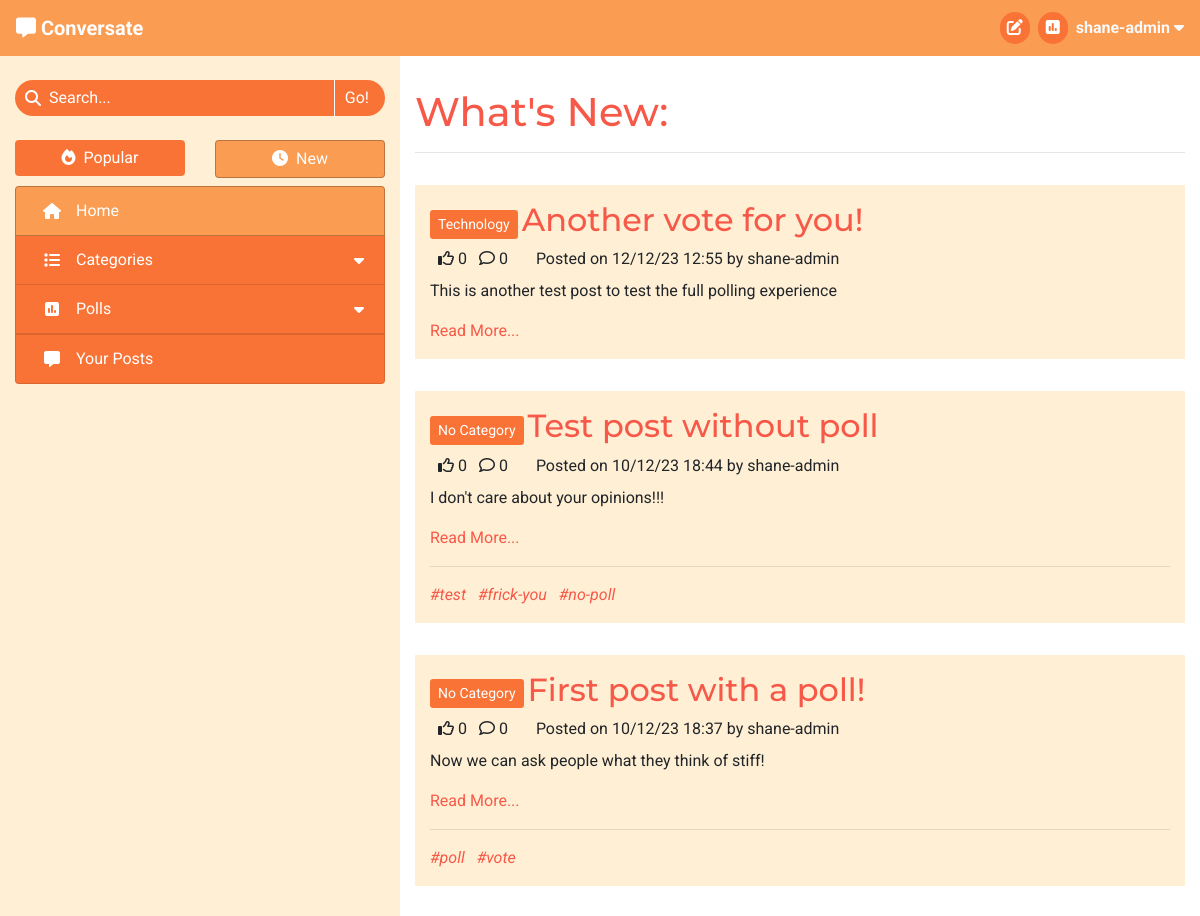
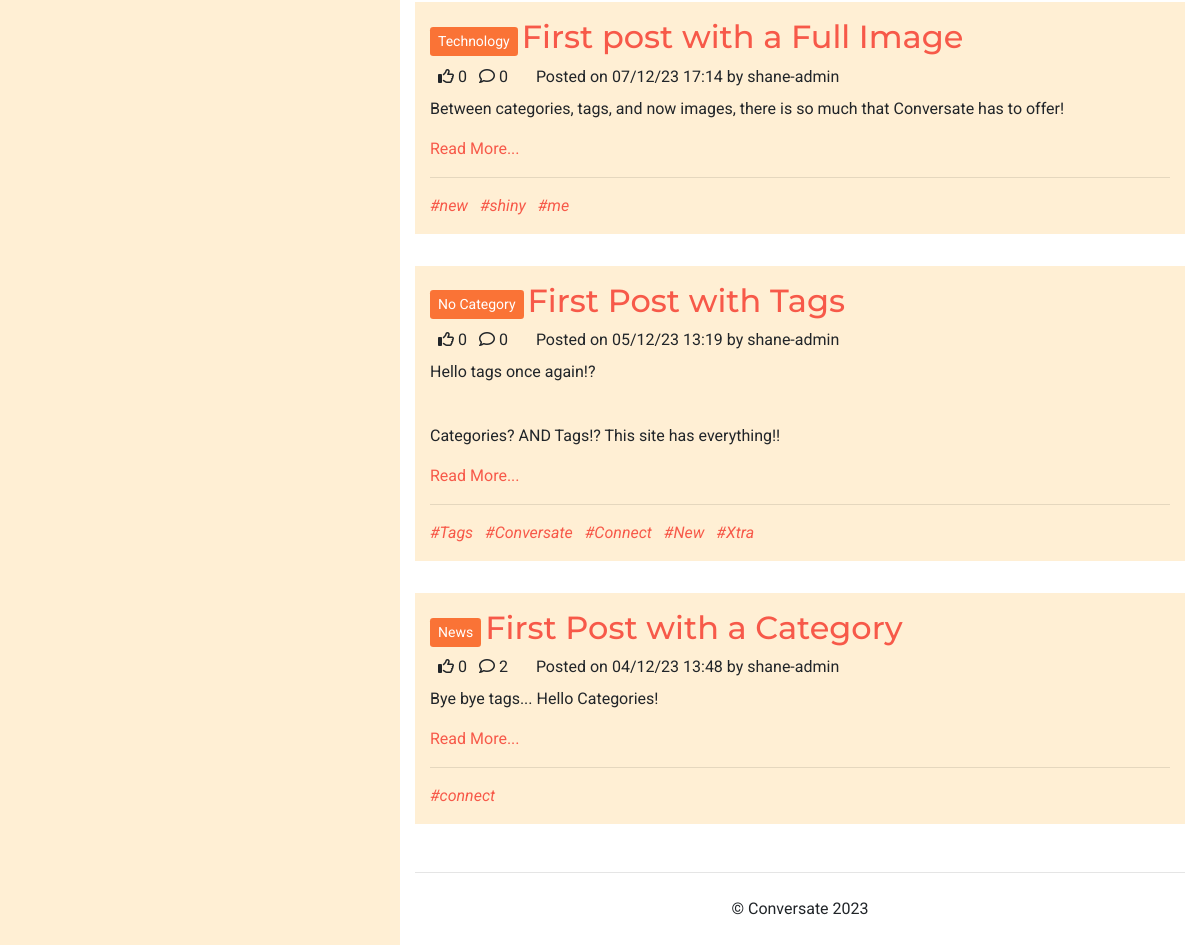
The app's page / (signed in) with its own data (2 pictures, top to bottom).
### forum/models.py (models this page shows, shortened)
class Post(models.Model):
    title = models.CharField(max_length=100)
    slug = models.SlugField(max_length=100, unique=True)
    category = models.ForeignKey(Category, on_delete=models.CASCADE,
                                 related_name='tagged_posts')
    image = CloudinaryField('image', blank=True)
    image_position = models.IntegerField(blank=True, null=True)
    posted_by = models.ForeignKey(User, on_delete=models.CASCADE,
                                  related_name='added_posts')
    posted_on = models.DateTimeField(auto_now_add=True)
    content = models.TextField()
    tags = models.CharField(max_length=200, blank=True)
    edited = models.BooleanField(default=False)
    likes = models.ManyToManyField(User, related_name='post_likes', blank=True)
    approved = models.BooleanField(default=False)
    class Meta:
        ordering = ['-posted_on']
    def number_of_likes(self):
        return self.likes.count()
    def number_of_comments(self):
        return self.comments.count()
    def tag_list(self):
        tags_separate = self.tags.split('#')
        tags_separate.pop(0)
        return tags_separate

class Category(models.Model):
    name = models.CharField(max_length=30, unique=True)
    slug = models.SlugField(max_length=30, unique=True)
    icon = models.CharField(max_length=30, default="fa-tag")
    def __str__(self):
        return self.name
    def number_of_posts(self):
        return self.tagged_posts.count()

### forum/views.py (the view)
# urls.py: path('', views.ListPosts.as_view(), name='home'),
class ListPosts(View):
    def get(self, request):
        if not request.user.is_authenticated:
            return redirect('/accounts/login')
        posts = Post.objects.all()
        context = get_post_list_context(request, posts)
        user_profile = get_profile(request.user)
        if user_profile.sort_by_new:
            context['heading'] = "What's New"
        else:
            context['heading'] = "What's Trending"
        context['selected_tab'] = 'Home'
        return render(
            request,
            'post_list.html',
            context,
        )

### forum/core/categories.py (called while the page is built)
def get_top_categories(limit=CATEGORY_COLLAPSIBLE_LIMIT):
    categories = list(Category.objects
                      .annotate(num_posts=Count('tagged_posts'))
                      .filter(num_posts__gt=0)
                      .order_by('-num_posts'))
    num_categories = len(categories)
    category_none = Category.objects.get(slug='none')
    if category_none in categories:
        categories.remove(category_none)
    return {
        'num_categories': num_categories,
        'top_categories': categories[:limit],
        'has_more_categories': (len(categories) > limit)
    }

### forum/core/content.py (called while the page is built)
def get_base_context(request):
    context = get_top_categories()
    context['disable_sort'] = True
    return context

def get_post_list_context(request, post_list):
    context = get_base_context(request)
    user_profile = get_profile(request.user)
    sort_by_new = user_profile.sort_by_new
    posts_sorted = sort_posts(post_list, sort_by_new)
    context.update(get_paginated_items(request, posts_sorted, POSTS_PER_PAGE))
    context['disable_sort'] = False
    return context

def get_profile(user_object):
    profile = list(Profile.objects.filter(user=user_object))
    if len(profile) > 0:
        return profile[0]
    else:
        new_profile = Profile.objects.create(
            user=user_object,
            sort_by_new=False
        )
        return new_profile

def sort_posts(post_list, by_new):
    if by_new:
        return post_list.order_by('-posted_on')
    else:
        return post_list.annotate(num_likes=Count('likes')) \
                        .order_by('-num_likes')

### forum/core/pagination.py (called while the page is built)
def get_paginated_items(request, object_list, items_per_page):
    p = Paginator(object_list, items_per_page)
    page = request.GET.get('page')
    current_items = p.get_page(page)
    pagination_context = {
        'item_list': current_items,
        'page': page
    }
    if page is None:
        page = 1
    if p.num_pages > NUM_PAGES:
        pagination_context.update(get_page_range(
            int(page),
            p.num_pages
        ))
    else:
        pagination_context['page_range'] = p.page_range
    return pagination_context

### templates/post_list.html (shortened to what this page needs)
{% extends "base.html" %}
{% block content %}
<h1>{{ heading }}:</h1>
<hr>
{% for post in item_list %}
    <div class="row post">
        <div class="post-title col-12">
            <a href="{% url 'categories' post.category.slug %}" class="btn btn-sm category align-middle">{{ post.category }}</a>
            <a href="{% url 'view_post' post.slug %}" class="anchor-no-style">
                <h2 class="d-inline-block align-middle">{{ post.title }}</h2>
            </a>
        </div>
        <div class="col-12">
            {% if user in post.likes.all %}
                <i class="fa-solid fa-thumbs-up ml-2"></i>
            {% else %}
                <i class="fa-regular fa-thumbs-up ml-2"></i>
            {% endif %}
            {{ post.number_of_likes }}
            <i class="fa-regular fa-comment ml-2"></i>
            {{ post.number_of_comments }}
            <p class="d-inline ml-4">Posted on {{ post.posted_on|date:"d/m/y G:i" }} by {{ post.posted_by }}</p>
        </div>
        <div class="col-12">
            <div class="mt-2">{{ post.content|safe }}</div>
            <a href="{% url 'view_post' post.slug %}">Read More...</a>
        </div>
        {% if post.tags %}
            <div class="col-12">
                <hr>
                {% for tag in post.tag_list %}
                    <a class="tag-list-item mr-2 anchor-no-style" href="{% url 'search_tag' tag %}">
                        <em>#{{ tag }}</em>
                    </a>
                {% endfor %}
            </div>
        {% endif %}
    </div>
{% endfor %}
{% endblock content %}

### templates/base.html (shortened to what this page needs)
{% load static %}
<!DOCTYPE html>
<html lang="en">
<head>
    <link rel="stylesheet" href="https://cdn.jsdelivr.net/npm/bootstrap@4.6.2/dist/css/bootstrap.min.css"
>
    <link rel="stylesheet" href="{% static 'css/style.css' %}" type="text/css">
</head>
<body id="main-page">
    <header class="navbar navbar-expand-sm navbar-dark">
        <div>
            <a class="navbar-brand" href="{% url 'home' %}" aria-label="Go to the home page">
                <i class="fa-solid fa-message"></i>
                <strong>Conversate</strong>
            </a>
        </div>
            <ul class="nav justify-content-end">
                {% if user.is_authenticated %}
                    <li class="nav mr-3 mr-md-2">
                        <a class="nav-icon" href="{% url 'new_post' %}">
                            <i class="fa-solid fa-pen-to-square"></i>
                        </a>
                    </li>
                    <li class="nav mr-3 mr-md-2">
                        <a class="nav-icon" href="{% url 'new_poll' %}">
                            <i class="fa-solid fa-square-poll-vertical"></i>
                        </a>
                    </li>
                    <li class="nav dropdown center-to-container">
                        <span class="text-light d-none d-md-inline" data-toggle="dropdown" role="button"
                            aria-expanded="false" aria-label="User Information">
                            <strong>{{ user.username }}
                                <i class="fa-solid fa-caret-down"></i>
                            </strong>
                        </span>
                    </li>
                {% else %}
                    <li class="nav">
                        <a href="{% url 'account_login' %}" class="btn">Log In</a>
                    </li>
                {% endif %}
            </ul>
        </header>
    <div>
        <div class="container-fluid">
            <div class="row">
                <nav class="d-none d-md-block col-4" >
                    <form action="{% url 'search_post' %}" method="GET" autocomplete="off">
                        <div class="search-bar mt-4" role="button" data-toggle="popover"
                            data-placement="bottom">
                            <div class="center-to-container">
                                <i class="fa-solid fa-magnifying-glass"></i>
                            </div>
                            <input type="text" id="search-input" name="search_query"
                                {% if search_result %} value="{{ search_result }}"{% endif %} placeholder="Search..." required>
                            <input type="submit" class="side-nav-btn" value="Go!">
                        </div>
                    </form>
                    <div class="container-fluid px-0 mt-4 mb-2">
                        <div class="row">
                            {% with request.path|add:"?"|add:request.GET.urlencode as current_path %}
                            <div class="col-6">
                                {% if disable_sort %}
                                    <div>
                                {% elif request.GET.urlencode %}
                                    <a href="{% url 'sort_posts' 0 current_path %}" class="anchor-no-style">
                                {% else %}
                                    <a href="{% url 'sort_posts' 0 request.path %}" class="anchor-no-style">
                                {% endif %}
                                    <div class="btn btn-block side-nav-btn
                                        {% if disable_sort %} disabled{% elif not user.profile.sort_by_new %} active{% endif %}">
                                        <i class="fa-solid fa-fire mr-lg-1"></i>
                                        Popular
                                    </div>
                                {% if disable_sort %}
                                    </div>
                                {% else %}
                                    </a>
                                {% endif %}
                            </div>
                            <div class="col-6">
                                {% if disable_sort %}
                                    <div>
                                {% elif request.GET.urlencode %}
                                    <a href="{% url 'sort_posts' 1 current_path %}" class="anchor-no-style">
                                {% else %}
                                    <a href="{% url 'sort_posts' 1 request.path %}" class="anchor-no-style">
                                {% endif %}
                                    <div class="btn btn-block side-nav-btn
                                        {% if disable_sort %} disabled{% elif user.profile.sort_by_new %} active{% endif %}">
                                        <i class="fa-solid fa-clock mr-lg-1"></i>
                                        New
                                    </div>
                                {% if disable_sort %}
                                    </div>
                                {% else %}
                                    </a>
                                {% endif %}
                            </div>
                            {% endwith %}
                        </div>
                    </div>
                    <div class="list-group side-nav accordion" id="side-nav-list">
                        <a class="list-group-item list-group-item-action side-nav-btn
                            {% if selected_tab == 'Home' %} active{% endif %}" href="{% url 'home' %}">
                            <i class="fa-solid fa-house center-to-container"></i>
                            <span class="d-inline-block ml-lg-2">Home</span>
                        </a>
                        <a id="category-collapse" class="list-group-item list-group-item-action side-nav-btn clickable
                            {% if 'Categories' in selected_tab %} active{% endif %}" data-toggle="collapse"
                            href="#side-nav-categories" role="button" aria-expanded="false" aria-controls="side-nav-categories">
                            <i class="fa-solid fa-list center-to-container"></i>
                            <div class="ml-lg-2">Categories</div>
                            <i class="fa-solid fa-caret-down center-to-container"></i>
                        </a>
                        <a id="poll-list-collapse" class="list-group-item list-group-item-action side-nav-btn clickable
                            {% if 'Categories' in selected_tab %} active{% endif %}" data-toggle="collapse"
                            href="#side-nav-polls" role="button" aria-expanded="false" aria-controls="side-nav-polls">
                            <i class="fa-solid fa-square-poll-vertical center-to-container"></i>
                            <div class="ml-lg-2">Polls</div>
                            <i class="fa-solid fa-caret-down center-to-container"></i>
                        </a>
                        <a class="list-group-item list-group-item-action side-nav-btn clickable"
                            href="{% url 'my_posts' %}">
                            <i class="fa-solid fa-message center-to-container"></i>
                            <span class="d-inline-block ml-lg-2">Your Posts</span>
                        </a>
                    </div>
                </nav>
                <div id="main-content" class="col col-md-8">
                    <section>
                        {% block content %}
                        {% endblock content %}
                    </section>
                    <footer>
                        <hr>
                        <p class="text-center my-4">&copy; Conversate 2023</p>
                    </footer>
                </div>
            </div>
        </div>
    </div>
</body>
</html>

### static/css/style.css (style rules this page uses)
* { font-family: 'Roboto', sans-serif; }
h1, h2, h3 { font-family: 'Montserrat', sans-serif; }
.clickable { cursor: pointer; }
.anchor-no-style, .anchor-no-style:hover { text-decoration: none; }
a, h1, h2, h3 { color: #f75949; }
.btn { background-color: #f75949; border: none; color: white; }
.center-to-container { display: flex; align-items: center; justify-content: center; }
.navbar { background-color: #FA9C52; display: grid; grid-template-columns: 1fr 1fr; grid-template-rows: 1fr; }
.nav-icon { color: white; background-color: #FA7336; border: none; border-radius: 32px; width: 30px; padding: 4px; text-align: center; }
.side-nav-btn, .side-nav-btn:focus { color: white; background-color: #FA7336; transition: color .15s ease-in-out, background-color .15s ease-in-out, border-color .15s ease-in-out, box-shadow .15s ease-in-out; }
.list-group-item-action { display: grid; grid-template-columns: 32px 1fr auto; grid-template-rows: 1fr; }
.side-nav-btn.active { background-color: #FA9C52; border: 1px solid rgba(0, 0, 0, 0.25); }
#category-collapse, #poll-collapse { border-bottom: none; }
.search-bar { border-radius: 32px; width: 100%; background-color: #FA7336; color: white; display: grid; grid-template-columns: auto 1fr auto; grid-template-rows: 1fr; overflow: hidden; }
.search-bar i { padding-left: 10px; }
#search-input, #search-input::placeholder { margin-left: 8px; padding: 6px 0; border: none; outline: none; display: inline-block; min-width: 0; background-color: #FA7336; color: white; }
.search-bar input[type=submit] { background: none; border: none; border-left: 1px solid white; padding: 4px 16px 4px 10px; color: white; }
#main-page { background-color: #FFEFD4; }
#main-content { background-color: white; padding-top: 32px; height: calc(100vh - 56px); overflow-y: auto; display: grid; grid-template-columns: 1fr; grid-template-rows: 1fr auto; }
.post { margin: 32px 0; padding: 16px 0; background-color: #FFEFD4; }
.category { background-color: #FA7336; color: white; }
.tag-list-item { display: inline-block; background-color: #FFEFD4; }

### records on screen
Post: category "Technology", title "Another vote for you!", number_of_likes "0", number_of_comments "0", posted_on "12/12/23 12:55", posted_by "shane-admin", content "This is another test post to test the full polling experience"
Post: category "No Category", title "Test post without poll", number_of_likes "0", number_of_comments "0", posted_on "10/12/23 18:44", posted_by "shane-admin", content "I don't care about your opinions!!!", tag_list "test" "frick-you" "no-poll"
Post: category "No Category", title "First post with a poll!", number_of_likes "0", number_of_comments "0", posted_on "10/12/23 18:37", posted_by "shane-admin", content "Now we can ask people what they think of stiff!", tag_list "poll" "vote"
Post: category "Technology", title "First post with a Full Image", number_of_likes "0", number_of_comments "0", posted_on "07/12/23 17:14", posted_by "shane-admin", content "Between categories, tags, and now images, there is so much that Conversate has to offer!", tag_list "new" "shiny" "me"
Post: category "No Category", title "First Post with Tags", number_of_likes "0", number_of_comments "0", posted_on "05/12/23 13:19", posted_by "shane-admin", content "Hello tags once again!? Categories? AND Tags!? This site has everything!!", tag_list "Tags" "Conversate" "Connect" "New" "Xtra"
Post: category "News", title "First Post with a Category", number_of_likes "0", number_of_comments "2", posted_on "04/12/23 13:48", posted_by "shane-admin", content "Bye bye tags... Hello Categories!", tag_list "connect"

### other values on screen
{{ user.username }} "shane-admin"
{{ heading }} "What's New"
